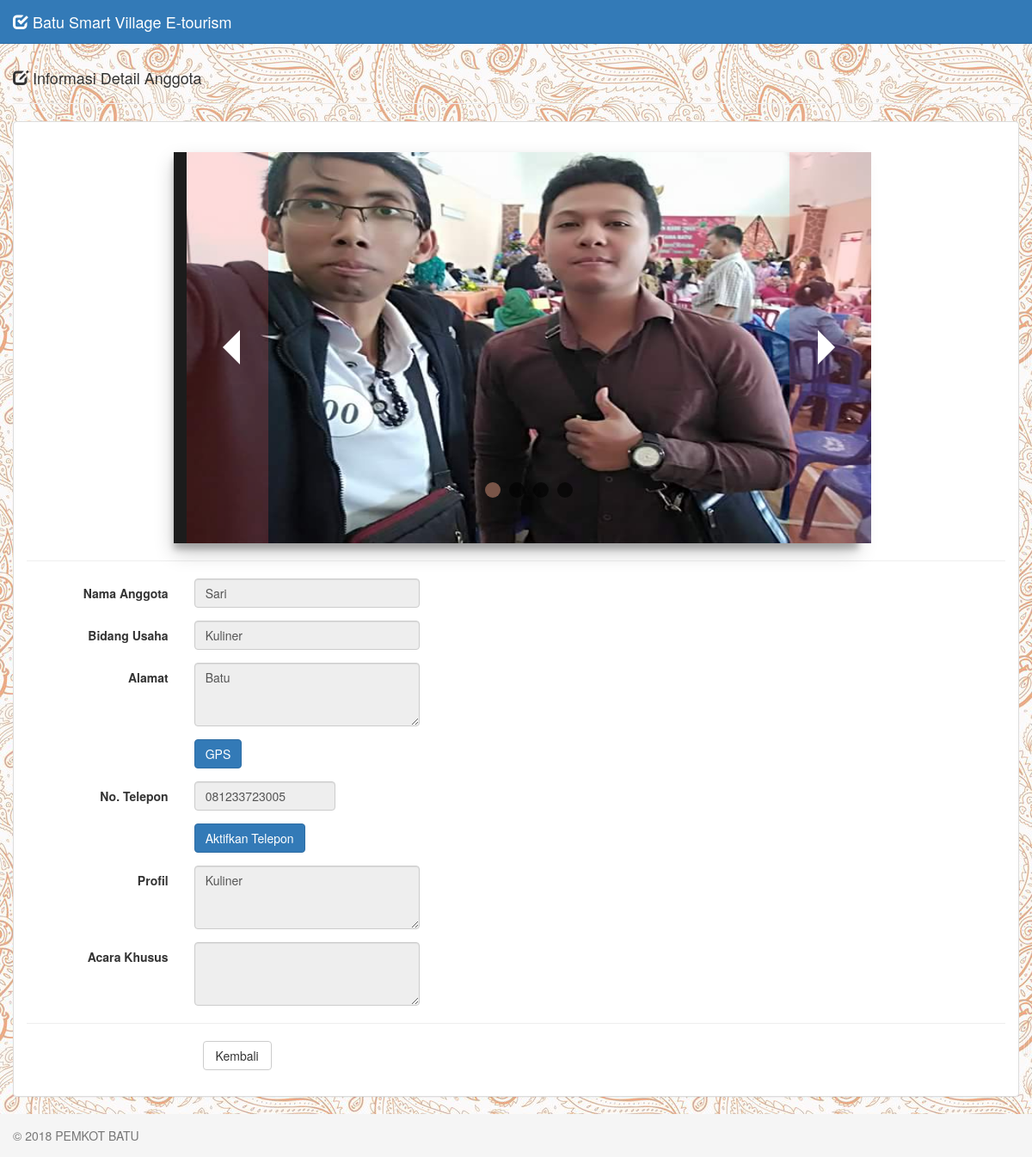
Page /userfstvl/index.php?page=ubah&id=123 on the committed database.
### tables this page shows
CREATE TABLE IF NOT EXISTS `bsv_anggota` (
  `nik` varchar(16) NOT NULL,
  `nama` varchar(30) NOT NULL,
  `tempat_lahir` varchar(30) NOT NULL,
  `tanggal_lahir` date NOT NULL,
  `jenis_kelamin` enum('Laki-laki','Perempuan') NOT NULL,
  `bidang` varchar(20) NOT NULL,
  `alamat` varchar(100) NOT NULL,
  `no_telepon` varchar(12) NOT NULL,
  `profil` varchar(255) NOT NULL,
  `event` varchar(255) NOT NULL
);

### userfstvl/form-ubah.php (the view, shortened to what this page needs)
  <div class="row">
    <div class="col-md-12">
      <div class="page-header">
        <h4>
          <i class="glyphicon glyphicon-edit"></i>
          Informasi Detail Anggota
        </h4>
      </div>
      <?php
      if (isset($_GET['id'])) {
        $nik  = $_GET['id'];
        $sql  = mysql_query("SELECT * FROM bsv_anggota WHERE nik='$nik'");
        $data = mysql_fetch_assoc($sql);
      }
      ?>
      <div class="panel panel-default">
        <div class="panel-body">
          <form class="form-horizontal" method="POST" action="proses-ubah.php">
		  <link rel="stylesheet" href="css/style.css">
</head>
<body>
  <div class="container">
	<div class="slide_img" id="one">
			<img src="..\admineco\image\[<?php echo $data['nik']; ?>]\[<?php echo $data['nama']; ?>]\1.jpg">
				<label class="prev" for="i4"><span></span></label>
				<label class="next" for="i2"><span></span></label>
	</div>
	<div class="slide_img" id="two">
	</div>
	<div class="slide_img" id="three">
	</div>
	<div class="slide_img" id="four">
	</div>
	<div id="nav_slide">
		<label for="i1" class="dots" id="dot1"></label>
		<label for="i2" class="dots" id="dot2"></label>
		<label for="i3" class="dots" id="dot3"></label>
		<label for="i4" class="dots" id="dot4"></label>
	</div>
</div>
<hr/>
</body>
            <div class="form-group">
              <label class="col-sm-2 control-label">Nama Anggota</label>
              <div class="col-sm-3">
                <input type="text" class="form-control" name="nama" autocomplete="off" value="<?php echo $data['nama']; ?>" readonly>
              </div>
            </div>
            <div class="form-group">
              <label class="col-sm-2 control-label">Bidang Usaha</label>
              <div class="col-sm-3">
                <input type="text" class="form-control" name="bidang" autocomplete="off" value="<?php echo $data['bidang']; ?>" readonly>
              </div>
            </div>
            <div class="form-group">
              <label class="col-sm-2 control-label">Alamat</label>
              <div class="col-sm-3">
                <textarea class="form-control" name="alamat" rows="3" readonly><?php echo $data['alamat']; ?></textarea>
              </div>
            </div>
			<div class="form-group">
              <div class="col-sm-offset-2 col-sm-3">
                <a href="https://www.google.co.id/maps/dir/?api=1&destination=<?php echo $data['alamat']; ?>" class="btn btn-primary">GPS</a>
              </div>
            </div>
            <div class="form-group">
              <label class="col-sm-2 control-label">No. Telepon</label>
              <div class="col-sm-2">
                <input type="text" class="form-control" id="no_tel" name="no_telepon" autocomplete="off" maxlength="12" onKeyPress="return goodchars(event,'0123456789',this)" value="<?php echo $data['no_telepon']; ?>" readonly>
              </div>
            </div>
			<div class="form-group">
              <div class="col-sm-offset-2 col-sm-3">
                <input type="Button" id="Button" class="btn btn-primary" Value="Aktifkan Telepon">
              </div>
            </div>
			<div class="form-group">
              <label class="col-sm-2 control-label">Profil</label>
              <div class="col-sm-3">
                <textarea class="form-control" name="profil" rows="3" readonly><?php echo $data['profil']; ?></textarea>
              </div>
            </div>
			<div class="form-group">
              <label class="col-sm-2 control-label">Acara Khusus</label>
              <div class="col-sm-3">
                <textarea class="form-control" name="event" rows="3" readonly><?php echo $data['event']; ?></textarea>
              </div>
            </div>
            <hr/>
			<div class="form-group">
              <div class="col-sm-offset-2 col-sm-10">
                <a href="index.php" class="btn btn-default btn-reset">Kembali</a>
              </div>
            </div>
          </form>
        </div>
      </div>
    </div>
  </div>

### userfstvl/assets/css/style.css (style rules this page uses)
body { padding-top: 40px; }
.btn-reset { width: 80px; margin-left: 10px; }

### userfstvl/css/style.css (style rules this page uses)
.container { margin: 0 auto; margin-top: 20px; position: relative; width: 70%; height: 0; padding-bottom: 40%; user-select: none; background-color: #1c1c1c; box-shadow: 0 11px 22px rgba(0, 0, 0, 0.2), 0 7px 7px rgba(0, 0, 0, 0.24); }
.container .slide_img { position: absolute; width: 100%; height: 100%; z-index: -1; }
.container .slide_img img { width: inherit; height: inherit; }
.container .slide_img .prev, .container .slide_img .next { width: 12%; height: inherit; position: absolute; top: 0; background-color: rgba(255, 82, 82, 0.2); z-index: 99; transition: .45s; cursor: pointer; text-align: center; }
.container .slide_img .next { right: 0; }
.container .slide_img .prev { left: 0; }
.container .slide_img .prev span, .container .slide_img .next span { position: absolute; width: 0px; height: 0px; border: solid 20px; top: 50%; transform: translateY(-50%); }
.container .slide_img .prev span { border-color: transparent #fff transparent transparent; right: 35%; }
.container .slide_img .next span { border-color: transparent transparent transparent #fff; left: 35%; }
.container #nav_slide { width: 100%; bottom: 12%; height: 11px; position: absolute; text-align: center; z-index: 99; cursor: default; }
.container #nav_slide .dots { top: -5px; width: 18px; height: 18px; margin: 0 3px; position: relative; border-radius: 100%; display: inline-block; background-color: rgba(0, 0, 0, 0.6); transition: .4s; cursor: pointer; }
#i1:checked ~ #one, #i2:checked ~ #two, #i3:checked ~ #three, #i4:checked ~ #four { z-index: 9; animation: scroll 1s ease-in-out; }
#i1:checked ~ #nav_slide #dot1 { background: #795548; }

### userfstvl/index.php (style rules this page uses)
body { background-image: url("background.jpg"); }

### rows in the picture
bsv_anggota: nama (picture), nama "Sari", bidang "Kuliner", alamat "Batu", no_telepon "081233723005", profil "Kuliner"
